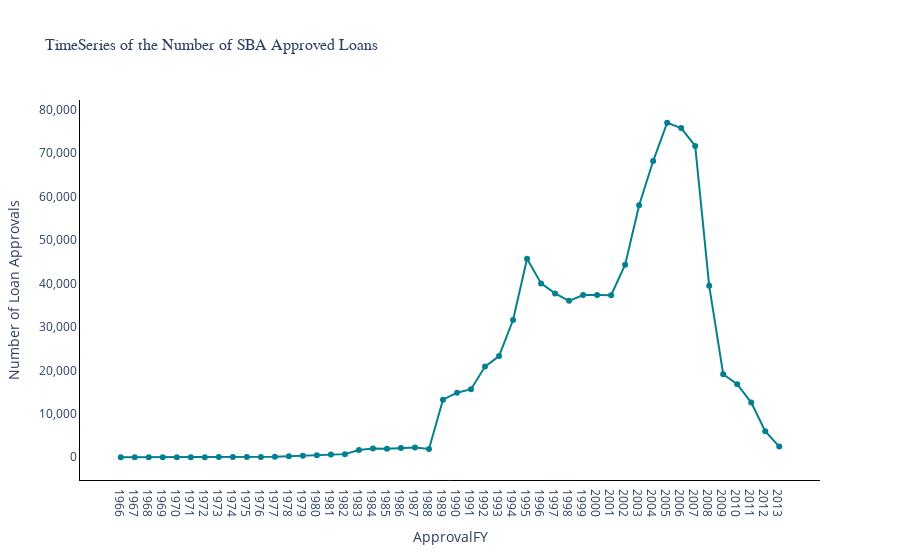

Source (notebook cell):
### Markdown cell above
### TimeSeries of the Number of Loans Approved

### Code cell
# Create year_approval DataFrame
year_approval = pd.DataFrame({'Count': data_for_analysis['ApprovalFY'].value_counts()}).reset_index()
year_approval = year_approval.rename(columns={'index': 'ApprovalFY'})
year_approval['ApprovalFY'] = year_approval['ApprovalFY'].apply(lambda x: str(x))

# Create a complete list of years
all_years = pd.DataFrame({'ApprovalFY': [str(year) for year in np.arange(1966, 2014)]})

# Merge with existing DataFrame to include missing years
selected_year_approval = pd.merge(all_years, year_approval, on='ApprovalFY', how='left').fillna(0)

# Ensure 'Count' column is of integer type
selected_year_approval['Count'] = selected_year_approval['Count'].astype(int)

# Convert 'ApprovalFY' to a categorical variable with a specific order
selected_year_approval['ApprovalFY'] = pd.Categorical(selected_year_approval['ApprovalFY'], categories=sorted(selected_year_approval['ApprovalFY']), ordered=True)

# Sort the DataFrame by 'ApprovalFY' in ascending order
selected_year_approval = selected_year_approval.sort_values(by='ApprovalFY', ascending=True)

# Create interactive plot with Plotly
fig = px.line(selected_year_approval, x='ApprovalFY', y='Count', markers=True, title='TimeSeries of the Number of SBA Approved Loans', color_discrete_sequence=['#028090']) 


# Customize the layout to remove grid lines and add borders on left and bottom
fig.update_layout(
    xaxis_title='ApprovalFY',
    yaxis_title='Number of Loan Approvals',
    xaxis=dict(
        tickmode='array',
        tickvals=selected_year_approval['ApprovalFY'],
        showgrid=False,
        showline=True,
        linewidth=1,
        linecolor='black',
    ),
    yaxis=dict(
        tickformat=',',
        showgrid=False,
        showline=True,
        linecolor='black',
        linewidth=1
    ),
    title_font=dict(size=16, family='Arial Black'),
    hovermode='x unified',
    plot_bgcolor='white'  # Set background color to white
)

# fig.write_html("Timeseries_SBA_loan_approval.html")

# Show the plot
fig.show()

### Figure 1 — Plotly figure (JSON) as saved in the notebook; plotly's stock layout.template omitted (floating-point values rounded to 4 significant figures)
{"data": [{"hovertemplate": "ApprovalFY=%{x}<br>Count=%{y}<extra></extra>", "legendgroup": "", "line": {"color": "#028090", "dash": "solid"}, "marker": {"symbol": "circle"}, "mode": "lines+markers", "name": "", "orientation": "v", "showlegend": false, "type": "scatter", "x": ["1966", "1967", "1968", "1969", "1970", "1971", "1972", "1973", "1974", "1975", "1976", "1977", "1978", "1979", "1980", "1981", "1982", "1983", "1984", "1985", "1986", "1987", "1988", "1989", "1990", "1991", "1992", "1993", "1994", "1995", "1996", "1997", "1998", "1999", "2000", "2001", "2002", "2003", "2004", "2005", "2006", "2007", "2008", "2009", "2010", "2011", "2012", "2013"], "xaxis": "x", "y": [1, 2, 2, 4, 8, 20, 27, 51, 42, 30, 84, 137, 242, 352, 477, 630, 719, 1684, 2022, 1943, 2118, 2218, 1898, 13245, 14859, 15660, 20876, 23299, 31584, 45694, 40026, 37720, 36005, 37348, 37354, 37321, 44319, 58018, 68199, 77015, 75789, 71677, 39467, 19103, 16829, 12593, 5992, 2455], "yaxis": "y"}], "layout": {"hovermode": "x unified", "legend": {"tracegroupgap": 0}, "plot_bgcolor": "white", "title": {"font": {"family": "Arial Black", "size": 16}, "text": "TimeSeries of the Number of SBA Approved Loans"}, "xaxis": {"anchor": "y", "domain": [0, 1], "linecolor": "black", "linewidth": 1, "showgrid": false, "showline": true, "tickmode": "array", "tickvals": ["1966", "1967", "1968", "1969", "1970", "1971", "1972", "1973", "1974", "1975", "1976", "1977", "1978", "1979", "1980", "1981", "1982", "1983", "1984", "1985", "1986", "1987", "1988", "1989", "1990", "1991", "1992", "1993", "1994", "1995", "1996", "1997", "1998", "1999", "2000", "2001", "2002", "2003", "2004", "2005", "2006", "2007", "2008", "2009", "2010", "2011", "2012", "2013"], "title": {"text": "ApprovalFY"}}, "yaxis": {"anchor": "x", "domain": [0, 1], "linecolor": "black", "linewidth": 1, "showgrid": false, "showline": true, "tickformat": ",", "title": {"text": "Number of Loan Approvals"}}}}
